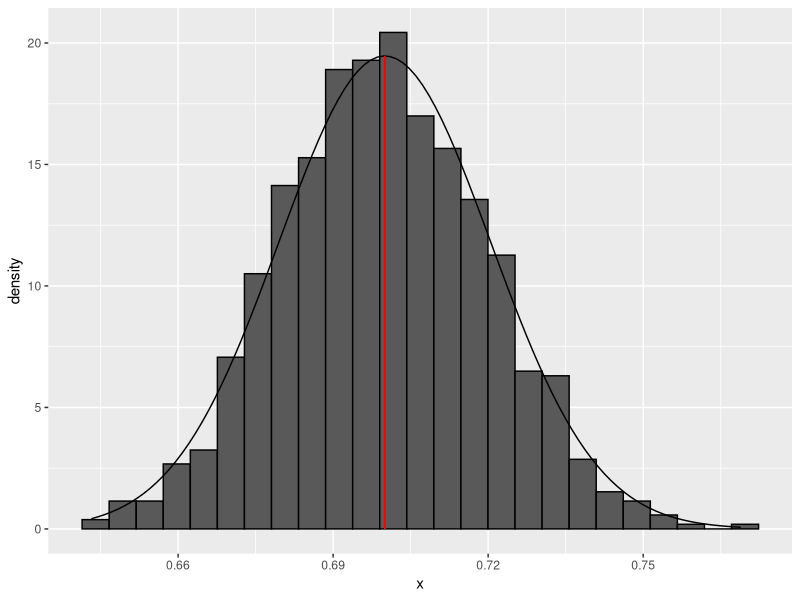
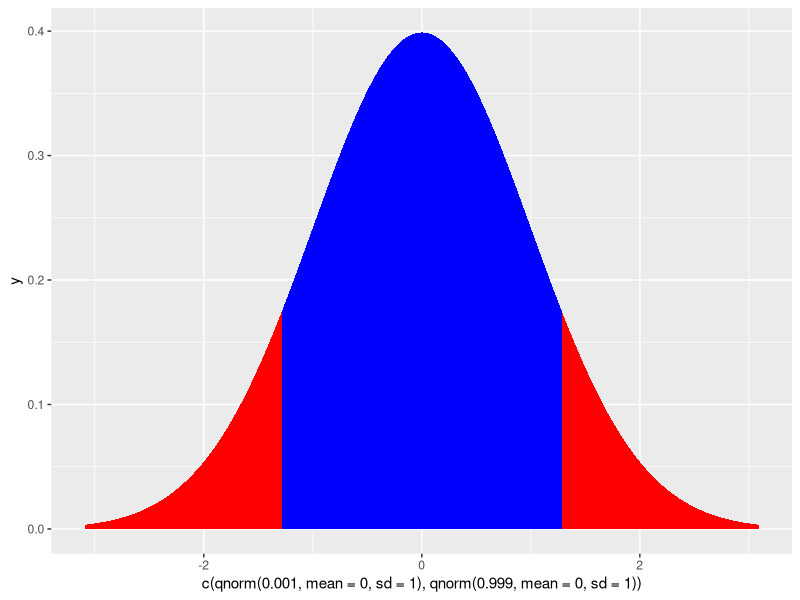

Write R code to recreate these figures, in order.
## ---- chunk 1
#| label: sampling-distribution

set.seed(432)
p <- .7
q <- 1-p
se <- sqrt(p*q/500)
samp_dist <- 
  tibble::tibble(
    x = rnorm(1000, mean = p, sd = se)
    )

ggplot2::ggplot(
  data = samp_dist,
  ggplot2::aes(
    x = x
  )
) +
  ggplot2::geom_histogram(
    ggplot2::aes(y = ggplot2::after_stat(density)),
    bins = 25,
    color = "black"
  ) + 
  ggplot2::geom_function(
    fun = dnorm,
    args = list(mean = p, sd = se)
  ) + 
  ggplot2::geom_segment(
    x = p,
    xend = p,
    y = 0,
    yend = dnorm(p, mean = p, sd = se),
    color = "red"
  )
## ---- chunk 2
#| label: null-samp-dist

p_mean <- 0
p1 <- .30
p2 <- .40
n1 <- 200
n2 <- 200
p_pool <- (p1*n1 + p2*n2) / (n1 + n2)
q_pool <- 1 - p_pool
p_var <- p_pool * q_pool
p_se <- sqrt(p_var * (1/n1 + 1/n2))
z_u <- qnorm(.90, mean = 0, sd = 1)
z_l <- -qnorm(.90, mean = 0, sd = 1)


ggplot2::ggplot(
  data = NULL,
  ggplot2::aes(
    x = c(qnorm(.001, mean = 0, sd = 1), qnorm(.999, mean = 0, sd = 1))
  )
) + 
  ggplot2::geom_area(
    stat = "function",
    fun = dnorm,
    args = list(mean = 0, sd = 1),
    fill = "red",
    xlim = c(qnorm(.001, mean = 0, sd = 1), z_l)
  ) + 
  ggplot2::geom_area(
    stat = "function",
    fun = dnorm,
    args = list(mean = 0, sd = 1),
    fill = "blue",
    xlim = c(z_l, z_u)
  ) + 
  ggplot2::geom_area(
    stat = "function",
    fun = dnorm,
    args = list(mean = 0, sd = 1),
    fill = "red",
    xlim = c(z_u, qnorm(.999, mean = 0, sd = 1))
  )
  
